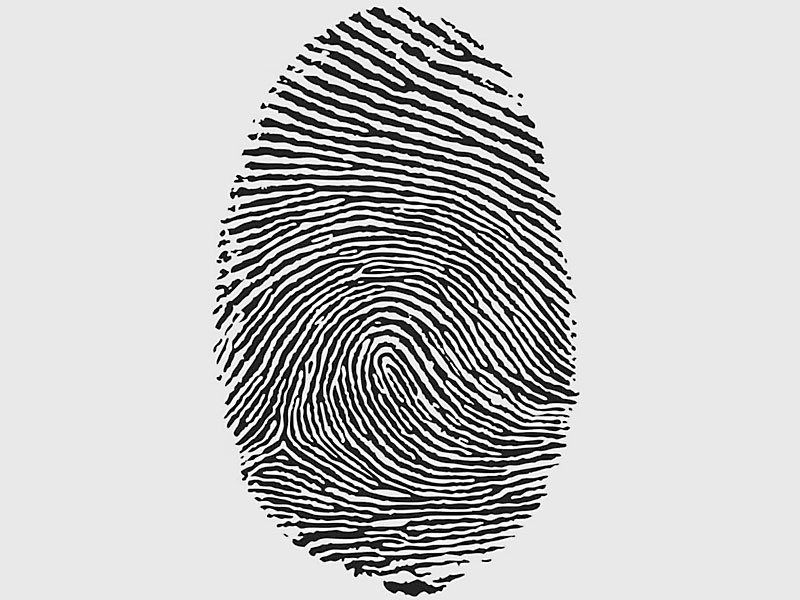
#> input picture data/persona1.jpg, 800 x 600 px
$ python -i fingerprint_processor.py   (imports and definitions only)
#> lines starting #> are read from the running program, lines starting #| are printed output that depends on the picture; after the words box and inside, x2 and y2 are one past the last pixel; in counts of white or black regions, pixels touching at a corner belong together
import cv2
import numpy as np
from skimage.filters import threshold_otsu
from skimage.morphology import skeletonize

# =========================
# --- PREPROCESAR HUELLA ---
# =========================
def preprocess_fingerprint(img_path):
#> called with img_path = 'data/persona1.jpg'
    img = cv2.imread(img_path, cv2.IMREAD_GRAYSCALE)
#> img is the input picture: shape (600, 800); min 0, max 255, mean 196.7
    if img is None:
        raise ValueError(f"No se pudo abrir la imagen: {img_path}")

    # Normalizar tamaño
    img = cv2.resize(img, (300, 300))
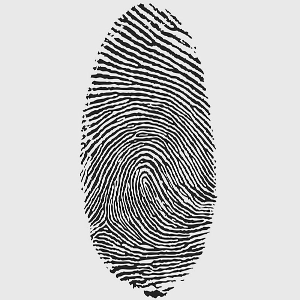
#> img: shape (300, 300); min 0, max 255, mean 196.7

    # Mejorar contraste
    img_eq = cv2.equalizeHist(img)
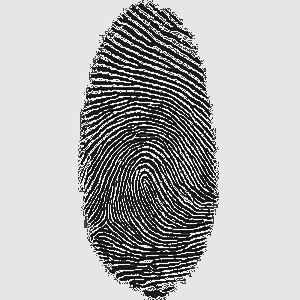
#> img_eq: shape (300, 300); min 0, max 255, mean 180.2

    # Suavizado
    img_blur = cv2.GaussianBlur(img_eq, (3, 3), 0)
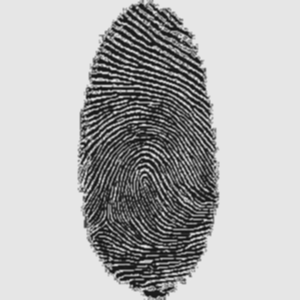
#> img_blur: shape (300, 300); min 17, max 238, mean 180.2

    # Binarización Otsu
    thresh = threshold_otsu(img_blur)
#> thresh = 150
    binary = img_blur > thresh
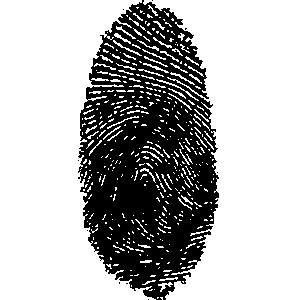
#> binary: shape (300, 300) bool; 70.2% white; 10 black regions (9 under 20 px), largest, box (x1, y1, x2, y2) and area: (78, 0, 219, 300) 26776
    binary = (binary.astype(np.uint8)) * 255

    # Esqueleto
    skeleton = skeletonize(binary // 255)
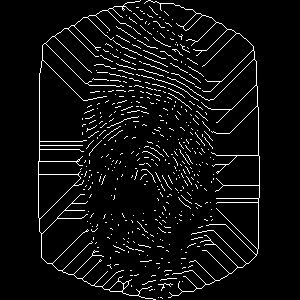
#> skeleton: shape (300, 300) bool; 5.6% white in thin lines or dots, all inside (x1, y1, x2, y2) = (38, 0, 260, 300)
    skeleton = (skeleton.astype(np.uint8)) * 255

    return skeleton

# =========================
# --- COMPARAR HUELLAS ---
# =========================
# [49 lines left out: functions compare_fingerprints, comparar_huellas, not called in this run]

>>> result = preprocess_fingerprint('data/persona1.jpg')
